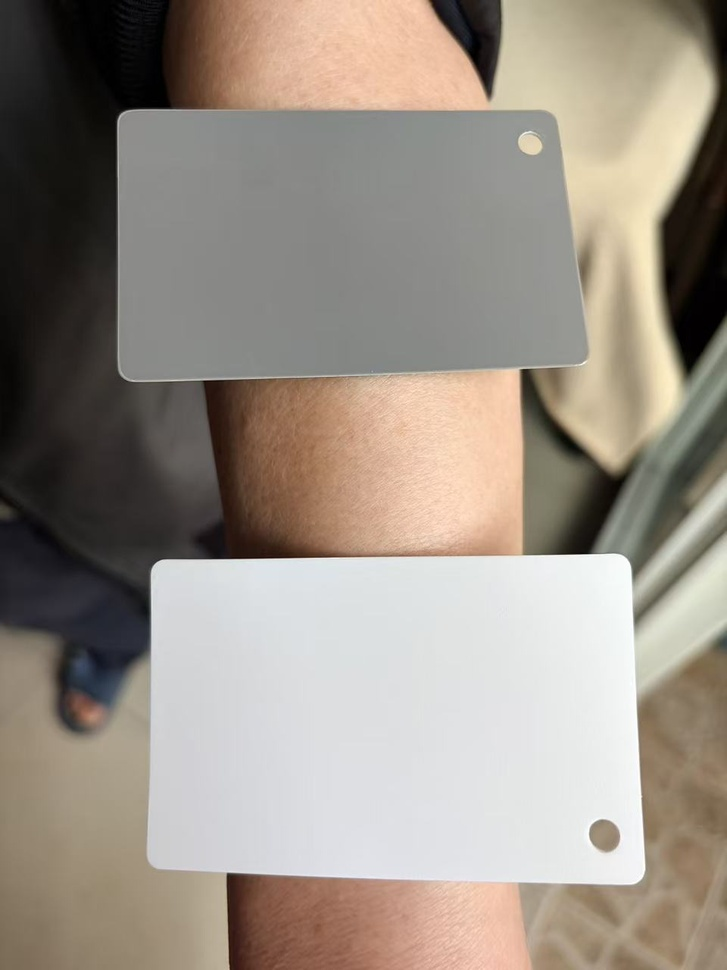
#> input picture data/1.jpg, 727 x 970 px, shrunk from 960 x 1280 before the run
$ python -i skin_detector.py   (imports and definitions only)
#> lines starting #> are read from the running program, lines starting #| are printed output that depends on the picture; after the words box and inside, x2 and y2 are one past the last pixel; in counts of white or black regions, pixels touching at a corner belong together
#> further down, picture is the input picture: shape (970, 727, 3); mean B, G, R 133.8, 144.1, 153.5
"""
皮肤区域检测与提取模块

使用 YCbCr/HSV 色彩空间检测皮肤像素，
排除白纸区域和高光/阴影，提取有效皮肤样本。
"""

import cv2
import numpy as np
from typing import Optional, Tuple


class SkinDetector:
    """皮肤区域检测器：从图像中提取皮肤像素并计算平均颜色"""

    # YCbCr 肤色阈值（放宽范围以适配更多肤色类型）
    YCBCR_CB_LOW = 77
    YCBCR_CB_HIGH = 177
    YCBCR_CR_LOW = 100
    YCBCR_CR_HIGH = 180

    # HSV 肤色阈值（辅助判断）
    HSV_H_LOW = 0
    HSV_H_HIGH = 50
    HSV_S_LOW = 20
    HSV_S_HIGH = 180

    def __init__(self):
        self.skin_mask: Optional[np.ndarray] = None
        self.skin_mean_rgb: Optional[Tuple[int, int, int]] = None
        self.skin_area_ratio: float = 0.0

    def detect_skin(self, image: np.ndarray) -> Optional[np.ndarray]:
        """
        检测图像中的皮肤区域

        Args:
            image: BGR 格式输入图像

        Returns:
            皮肤区域掩码，未检测到返回 None
        """
        if image is None or image.size == 0:
            return None

        # 转换到 YCbCr 色彩空间
        ycbcr = cv2.cvtColor(image, cv2.COLOR_BGR2YCrCb)
#> ycbcr: shape (970, 727, 3); mean of channels 0, 1, 2 145.7, 133.5, 121.3
        y, cb, cr = cv2.split(ycbcr)
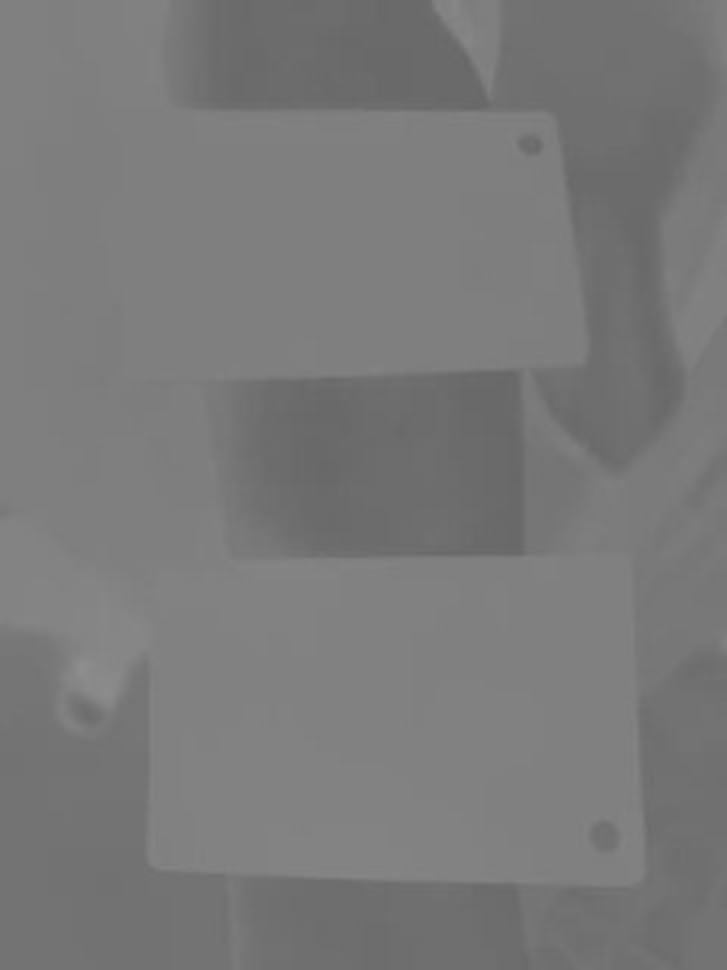
#> cr: shape (970, 727); min 102, max 143, mean 121.3

        # YCbCr 肤色范围
        cb_mask = cv2.inRange(cb, self.YCBCR_CB_LOW, self.YCBCR_CB_HIGH)
#> cb_mask: shape (970, 727); every value is 255
        cr_mask = cv2.inRange(cr, self.YCBCR_CR_LOW, self.YCBCR_CR_HIGH)
        ycbcr_skin = cv2.bitwise_and(cb_mask, cr_mask)

        # 转换到 HSV 作为辅助判断
        hsv = cv2.cvtColor(image, cv2.COLOR_BGR2HSV)
#> hsv: shape (970, 727, 3); mean H, S, V 42.5, 41.8, 154.7
        h, s, v = cv2.split(hsv)
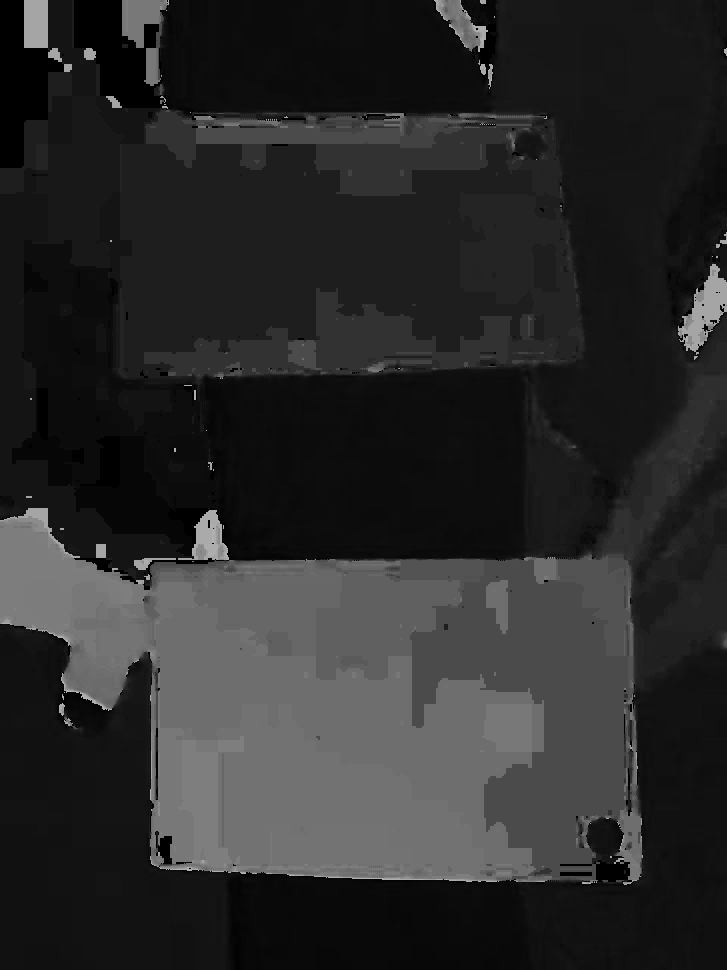
#> h: shape (970, 727); min 0, max 179, mean 42.5
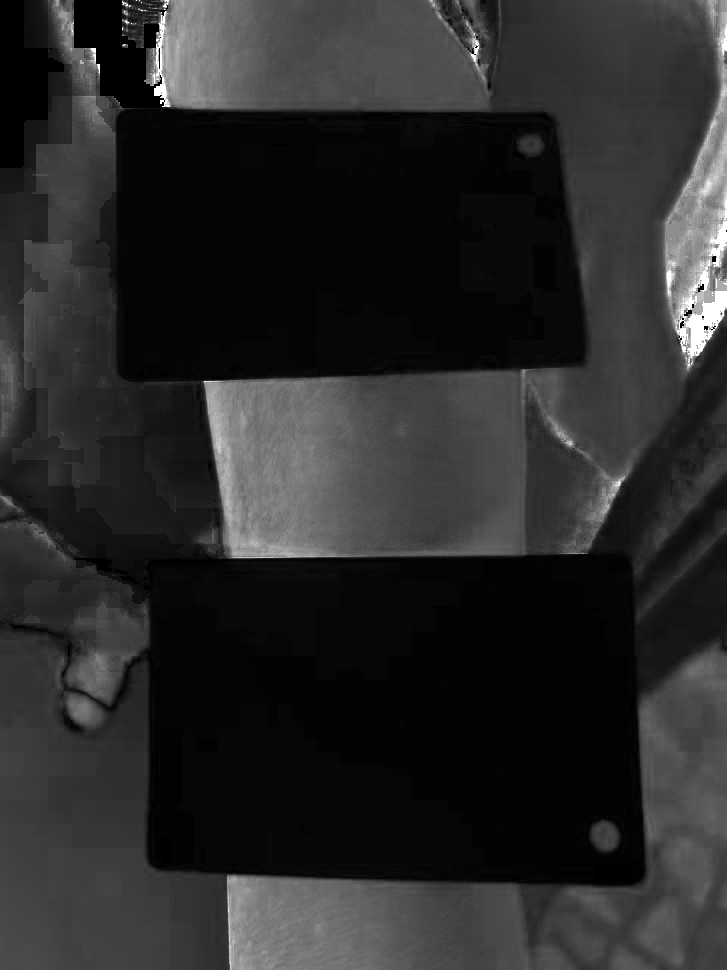
#> s: shape (970, 727); min 0, max 255, mean 41.8

        h_mask = cv2.inRange(h, self.HSV_H_LOW, self.HSV_H_HIGH)
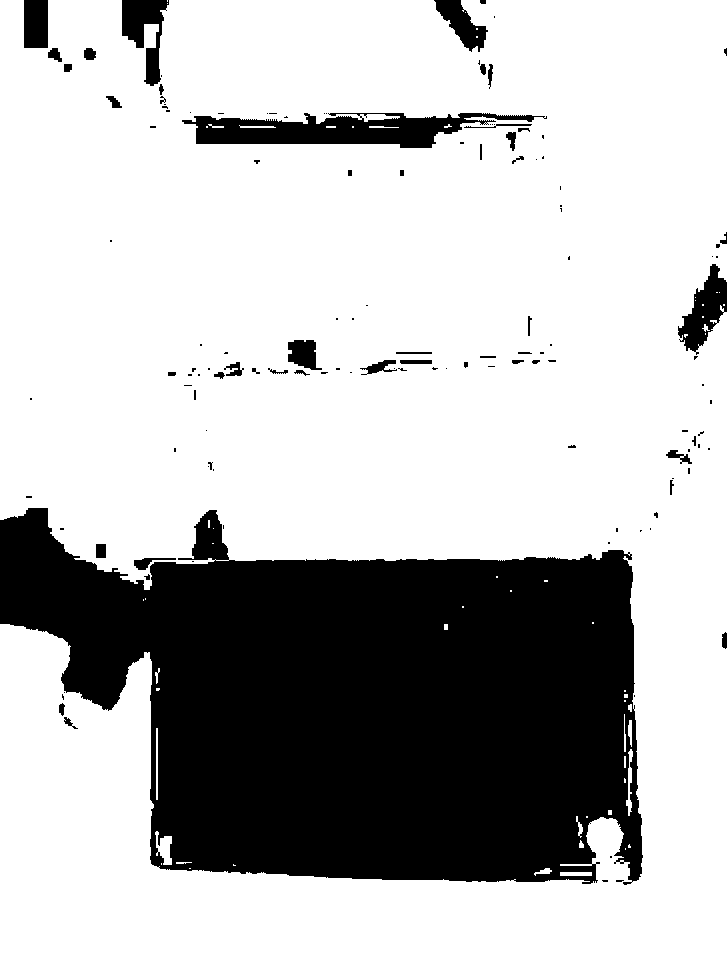
#> h_mask: shape (970, 727); 73.5% white; 133 black regions (83 under 20 px), largest, box (x1, y1, x2, y2) and area: (0, 508, 643, 885) 169360, (182, 113, 547, 148) 6983, (678, 264, 727, 355) 2084
        s_mask = cv2.inRange(s, self.HSV_S_LOW, self.HSV_S_HIGH)
#> s_mask: shape (970, 727); 56.8% white; 183 black regions (155 under 20 px), largest, box (x1, y1, x2, y2) and area: (72, 484, 727, 886) 163938, (73, 0, 586, 382) 125406, (0, 0, 64, 168) 6754
        hsv_skin = cv2.bitwise_and(h_mask, s_mask)
#> hsv_skin: shape (970, 727); 53.6% white; 147 black regions (115 under 20 px), largest, box (x1, y1, x2, y2) and area: (0, 484, 727, 886) 181663, (73, 0, 586, 382) 127452, (0, 0, 72, 168) 7288

        # 两个空间取交集，提高准确率
        skin_mask = cv2.bitwise_and(ycbcr_skin, hsv_skin)

        # 排除过亮区域（白纸、高光）- Y 通道 > 230
        bright_mask = cv2.inRange(y, 230, 255)
#> bright_mask: shape (970, 727); 5.8% white; 92 white regions (80 under 20 px), largest, box (x1, y1, x2, y2) and area: (424, 554, 645, 884) 38759, (638, 208, 653, 315) 651, (659, 344, 675, 409) 507
        skin_mask = cv2.bitwise_and(skin_mask, cv2.bitwise_not(bright_mask))
#> skin_mask: shape (970, 727); 53.4% white; 174 black regions (139 under 20 px), largest, box (x1, y1, x2, y2) and area: (0, 484, 727, 886) 181704, (73, 0, 586, 382) 127456, (0, 0, 72, 168) 7288

        # 排除过暗区域（阴影）
        dark_mask = cv2.inRange(v, 0, 40)
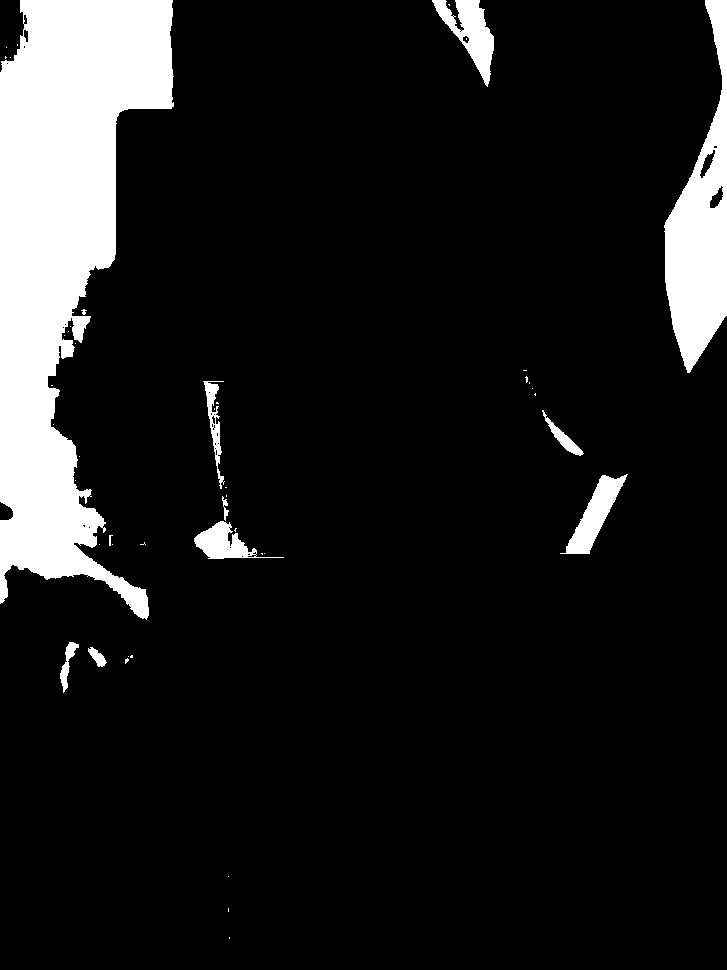
#> dark_mask: shape (970, 727); 11.3% white; 47 white regions (35 under 20 px), largest, box (x1, y1, x2, y2) and area: (0, 0, 174, 620) 60284, (664, 0, 727, 373) 12062, (432, 0, 494, 87) 2244
        skin_mask = cv2.bitwise_and(skin_mask, cv2.bitwise_not(dark_mask))
#> skin_mask: shape (970, 727); 46% white; 37 white regions (28 under 20 px), largest, box (x1, y1, x2, y2) and area: (48, 0, 727, 588) 197333, (0, 506, 727, 970) 124977, (589, 820, 620, 853) 798

        # 形态学操作：去噪
        kernel = cv2.getStructuringElement(cv2.MORPH_ELLIPSE, (7, 7))
        skin_mask = cv2.morphologyEx(skin_mask, cv2.MORPH_CLOSE, kernel)
#> skin_mask: shape (970, 727); 46.5% white; 12 white regions (5 under 20 px), largest, box (x1, y1, x2, y2) and area: (0, 0, 727, 970) 325819, (589, 820, 620, 853) 798, (516, 133, 546, 157) 519
        skin_mask = cv2.morphologyEx(skin_mask, cv2.MORPH_OPEN, kernel)
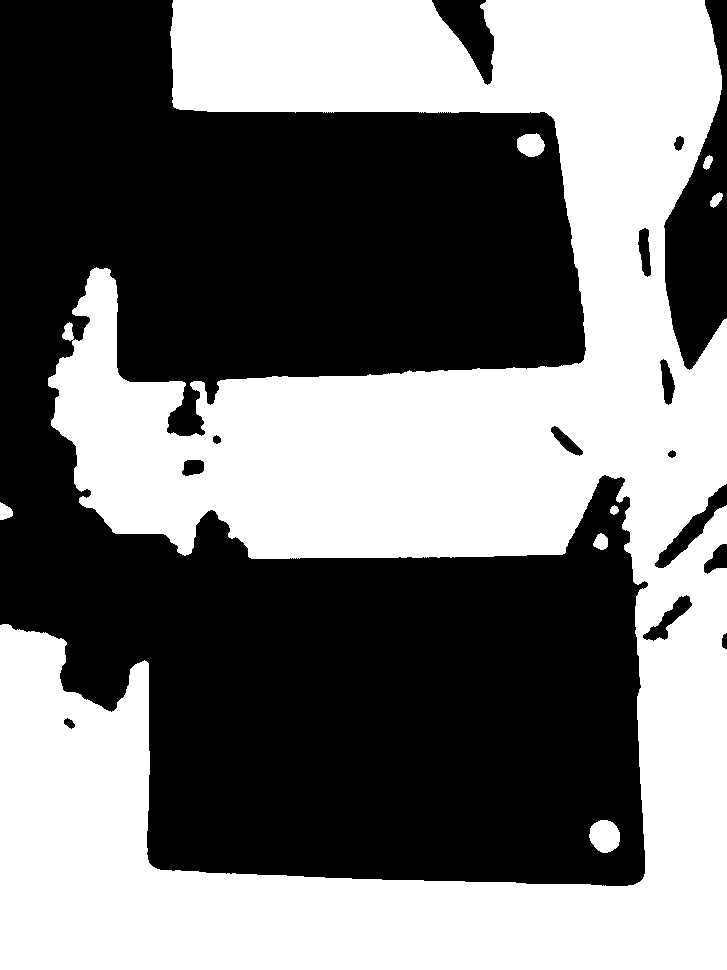
#> skin_mask: shape (970, 727); 46.4% white; 8 white regions, largest, box (x1, y1, x2, y2) and area: (0, 0, 727, 970) 324925, (589, 820, 620, 853) 794, (517, 133, 545, 157) 512

        # 面积检查
        skin_area = cv2.countNonZero(skin_mask)
#> skin_area = 326860
        self.skin_area_ratio = skin_area / (image.shape[0] * image.shape[1])
#> self.skin_area_ratio = 0.464

        if skin_area < 100:  # 至少 100 个像素
            return None

        self.skin_mask = skin_mask
        return skin_mask

    def detect_skin_exclude_white(
        self,
        image: np.ndarray,
        white_mask: Optional[np.ndarray] = None
    ) -> Optional[np.ndarray]:
        """
        检测皮肤区域并排除白纸区域

        Args:
            image: BGR 格式输入图像
            white_mask: 白纸掩码（可选）

        Returns:
            皮肤区域掩码
        """
        skin_mask = self.detect_skin(image)
        if skin_mask is None:
            return None

        # 如果有白纸掩码，扩大白纸区域再排除（避免白纸边缘的皮肤像素被误纳入）
        if white_mask is not None:
            kernel = cv2.getStructuringElement(cv2.MORPH_ELLIPSE, (30, 30))
            expanded_white = cv2.dilate(white_mask, kernel)
            skin_mask = cv2.bitwise_and(skin_mask, cv2.bitwise_not(expanded_white))

        # 再次检查面积
        if cv2.countNonZero(skin_mask) < 50:
            return None

        self.skin_mask = skin_mask
        return skin_mask

    # [42 lines left out: function get_skin_mean_rgb, not called in this run]

>>> import cv2
>>> picture = cv2.imread('../../data/1.jpg')
>>> result = SkinDetector().detect_skin_exclude_white(picture)

$ run again, on data/2.jpg
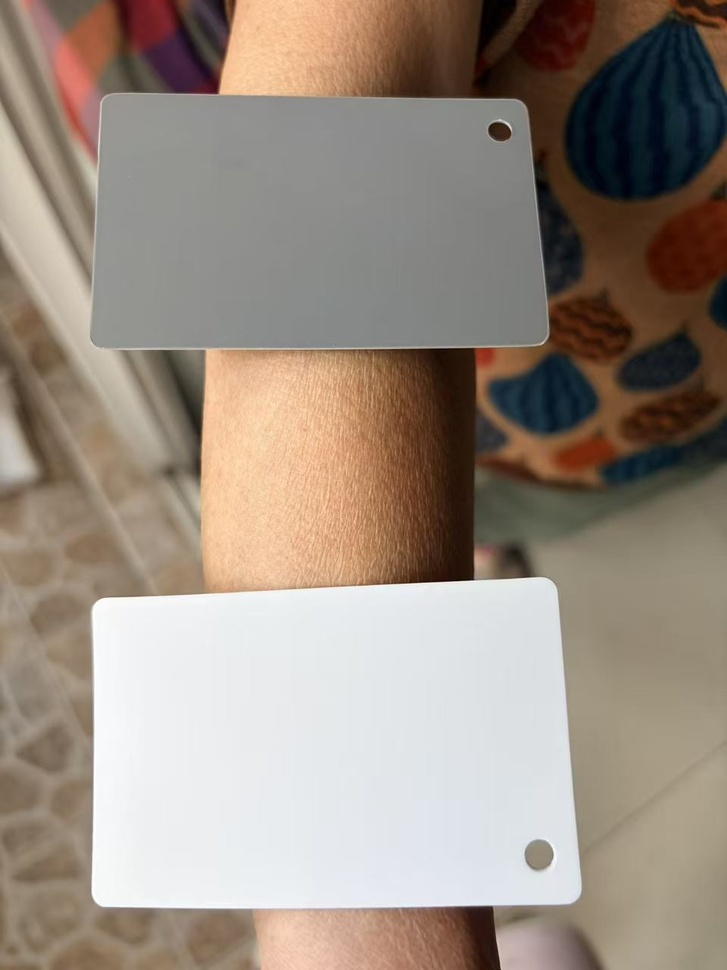
#> input picture data/2.jpg, 727 x 970 px, shrunk from 960 x 1280 before the run
#> picture is the input picture: shape (970, 727, 3); mean B, G, R 129.1, 140.7, 153.8
#> ycbcr: shape (970, 727, 3); mean of channels 0, 1, 2 143.3, 135.5, 119.9
#> in detect_skin, `cb_mask = cv2.inRange(cb, self.YCBCR_CB_LOW, self.YCBCR_CB_HIGH)`:
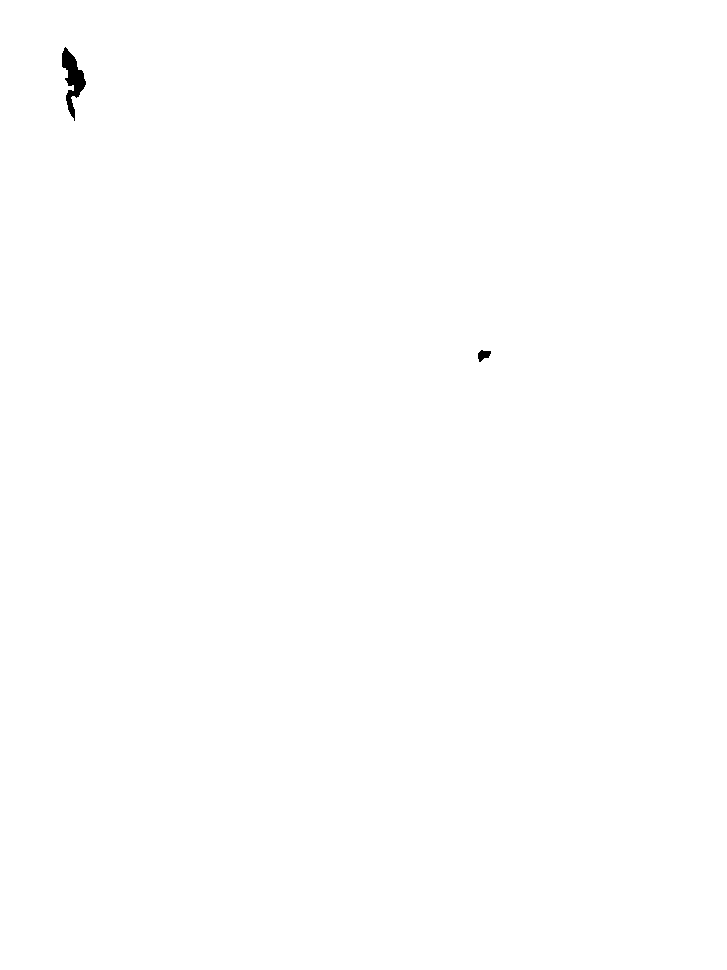
#> cb_mask: shape (970, 727); 99.9% white; 2 black regions, box (x1, y1, x2, y2) and area: (62, 47, 86, 121) 759, (478, 350, 491, 362) 99
#> cr_mask: shape (970, 727); 96.6% white; 39 black regions (26 under 20 px), largest, box (x1, y1, x2, y2) and area: (296, 374, 379, 575) 11643, (221, 0, 362, 93) 9731, (202, 442, 232, 538) 1416
#> hsv: shape (970, 727, 3); mean H, S, V 43.4, 65.1, 156.3
#> h_mask: shape (970, 727); 71.4% white; 127 black regions (88 under 20 px), largest, box (x1, y1, x2, y2) and area: (93, 580, 581, 910) 148087, (566, 20, 727, 198) 20768, (216, 288, 436, 347) 8544
#> s_mask: shape (970, 727); 55.1% white; 440 black regions (393 under 20 px), largest, box (x1, y1, x2, y2) and area: (91, 349, 582, 910) 160499, (92, 93, 560, 350) 109591, (568, 27, 725, 196) 13712
#> hsv_skin: shape (970, 727); 51.7% white; 260 black regions (221 under 20 px), largest, box (x1, y1, x2, y2) and area: (91, 349, 582, 910) 160607, (92, 0, 582, 350) 117561, (566, 20, 727, 199) 20839
#> bright_mask: shape (970, 727); 14.1% white; 40 white regions (36 under 20 px), largest, box (x1, y1, x2, y2) and area: (92, 578, 546, 908) 98992, (542, 837, 559, 874) 139, (424, 800, 427, 849) 99, (397, 728, 401, 752) 49
#> dark_mask: shape (970, 727); 4.8% white; 94 white regions (65 under 20 px), largest, box (x1, y1, x2, y2) and area: (563, 16, 723, 202) 14840, (473, 0, 568, 97) 4094, (419, 349, 473, 582) 3736
#> in detect_skin, `skin_mask = cv2.morphologyEx(skin_mask, cv2.MORPH_OPEN, kernel)`:
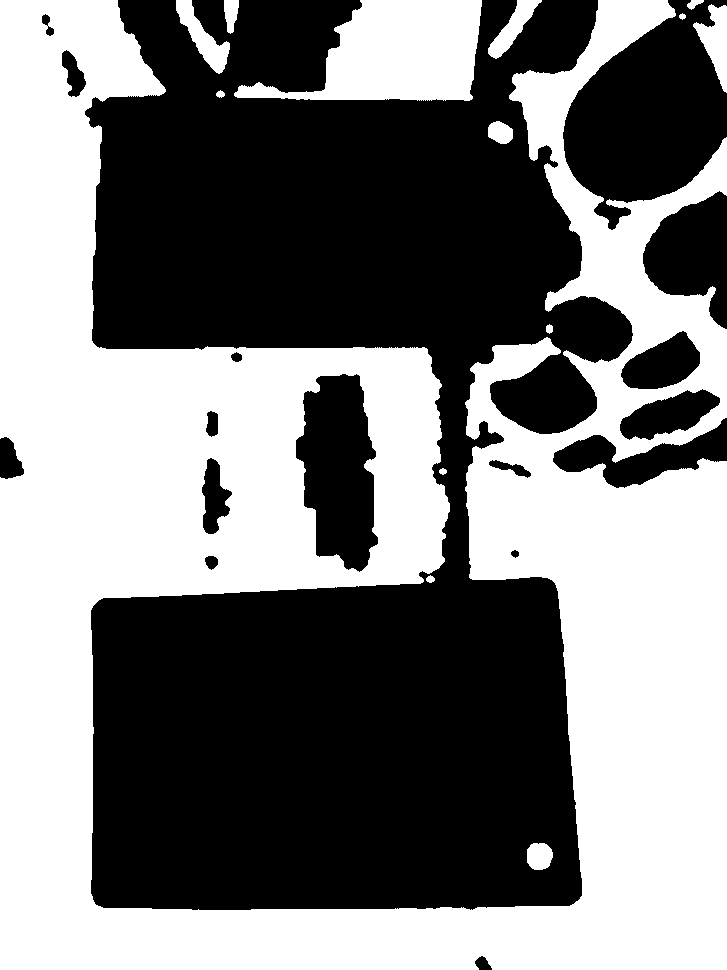
#> skin_mask: shape (970, 727); 48.4% white; 14 white regions, largest, box (x1, y1, x2, y2) and area: (0, 0, 727, 970) 320535, (234, 0, 482, 101) 14924, (693, 4, 727, 93) 1484
#> skin_area = 341225
#> self.skin_area_ratio = 0.484
